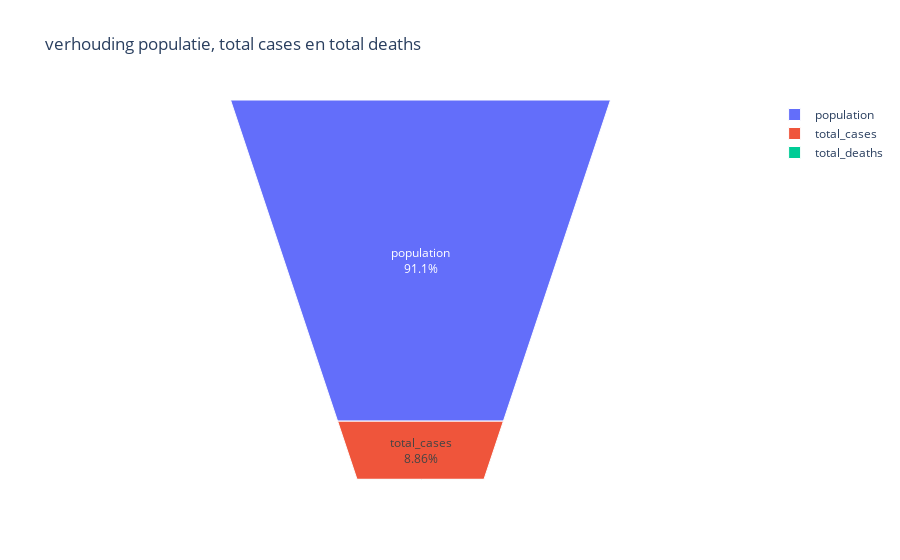

Notebook code for this chart:
### Markdown cell above
We vinden geen correlatie tussen de vaccinatiegraad en nieuwe gevallen van corona. Hierdoor kunnen we niet vaststellen dat een vaccinatie helpt bij het verminderen van de verspreiding van corona. Zoals wij het hier zien, heb je een vrij constante hoeveelheid mensen die ziek worden van het virus, ook al zien we wel wanneer de vaccinatiegraad hoger ligt dat er een stijging van nieuwe corona gevallen is. Hier hebben wij geen goede verklaring voor. Maar we kunnen speculeren dat dit een geval is van toeval. Verder is het ook belangrijk om dit te melden, want dan weten we in de toekomst wat een vaccinatie wel en niet bestrijdt.

We kunnen deze 2 argumenten samen zetten en dan krijgen we de volgende figuur.

### Code cell
d = conv_data[['population','total_cases','total_deaths']]

d.dropna(inplace=True)


fig = go.Figure(go.Funnelarea(
    labels=["population", "total_cases", "total_deaths"],
    text = ["population","total_cases", "total_deaths"],
    values = [d['population'].iloc[-1], d['total_cases'].iloc[-1], d['total_deaths'].iloc[-1]]
    ))
fig.update_layout(
    title_text="verhouding populatie, total cases en total deaths",
)
fig.show()

### Figure 1 — Plotly figure (JSON) as saved in the notebook; plotly's stock layout.template omitted (floating-point values rounded to 4 significant figures)
{"data": [{"labels": ["population", "total_cases", "total_deaths"], "text": ["population", "total_cases", "total_deaths"], "type": "funnelarea", "values": [7975105024, 775552191, 7050201]}], "layout": {"title": {"text": "verhouding populatie, total cases en total deaths"}}}
